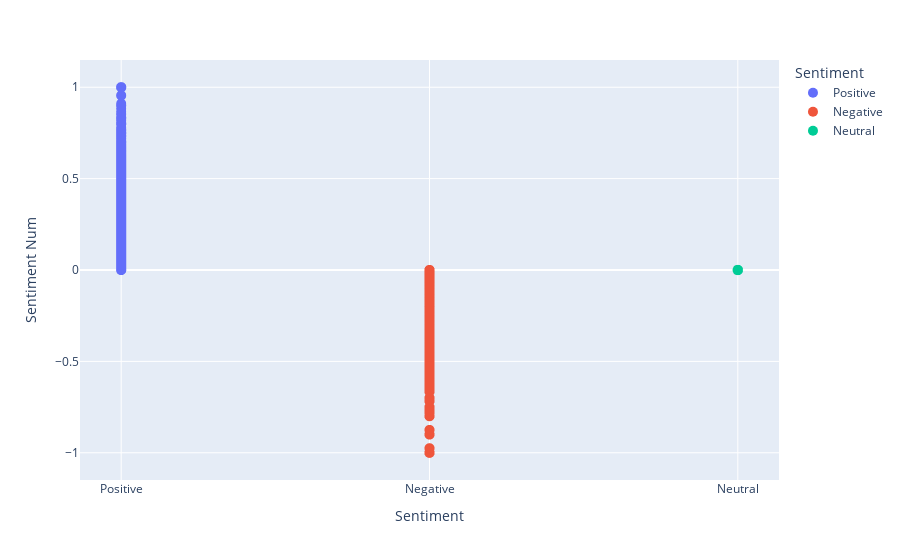

Notebook source saved alongside this figure:
### Code cell
fig = px.scatter(df, y = "Sentiment Num", x = "Sentiment", color = "Sentiment")
fig.update_traces(marker_size = 10)
fig.show()

### Figure 1 — Plotly figure (JSON) as saved in the notebook; plotly's stock layout.template omitted (floating-point values rounded to 4 significant figures; data arrays with more than 128 entries replaced by an {"elided": "..."} marker saying what was removed)
{"data": [{"hovertemplate": "Sentiment=%{x}<br>Sentiment Num=%{y}<extra></extra>", "legendgroup": "Positive", "marker": {"color": "#636efa", "size": 10, "symbol": "circle"}, "mode": "markers", "name": "Positive", "showlegend": true, "type": "scattergl", "x": {"elided": "7739 str values"}, "xaxis": "x", "y": {"elided": "7739 float values"}, "yaxis": "y"}, {"hovertemplate": "Sentiment=%{x}<br>Sentiment Num=%{y}<extra></extra>", "legendgroup": "Negative", "marker": {"color": "#EF553B", "size": 10, "symbol": "circle"}, "mode": "markers", "name": "Negative", "showlegend": true, "type": "scattergl", "x": {"elided": "2112 str values"}, "xaxis": "x", "y": {"elided": "2112 float values"}, "yaxis": "y"}, {"hovertemplate": "Sentiment=%{x}<br>Sentiment Num=%{y}<extra></extra>", "legendgroup": "Neutral", "marker": {"color": "#00cc96", "size": 10, "symbol": "circle"}, "mode": "markers", "name": "Neutral", "showlegend": true, "type": "scattergl", "x": {"elided": "149 str values"}, "xaxis": "x", "y": {"elided": "149 int values"}, "yaxis": "y"}], "layout": {"legend": {"title": {"text": "Sentiment"}, "tracegroupgap": 0}, "margin": {"t": 60}, "xaxis": {"anchor": "y", "categoryarray": ["Positive", "Negative", "Neutral"], "categoryorder": "array", "domain": [0, 1], "title": {"text": "Sentiment"}}, "yaxis": {"anchor": "x", "domain": [0, 1], "title": {"text": "Sentiment Num"}}}}
